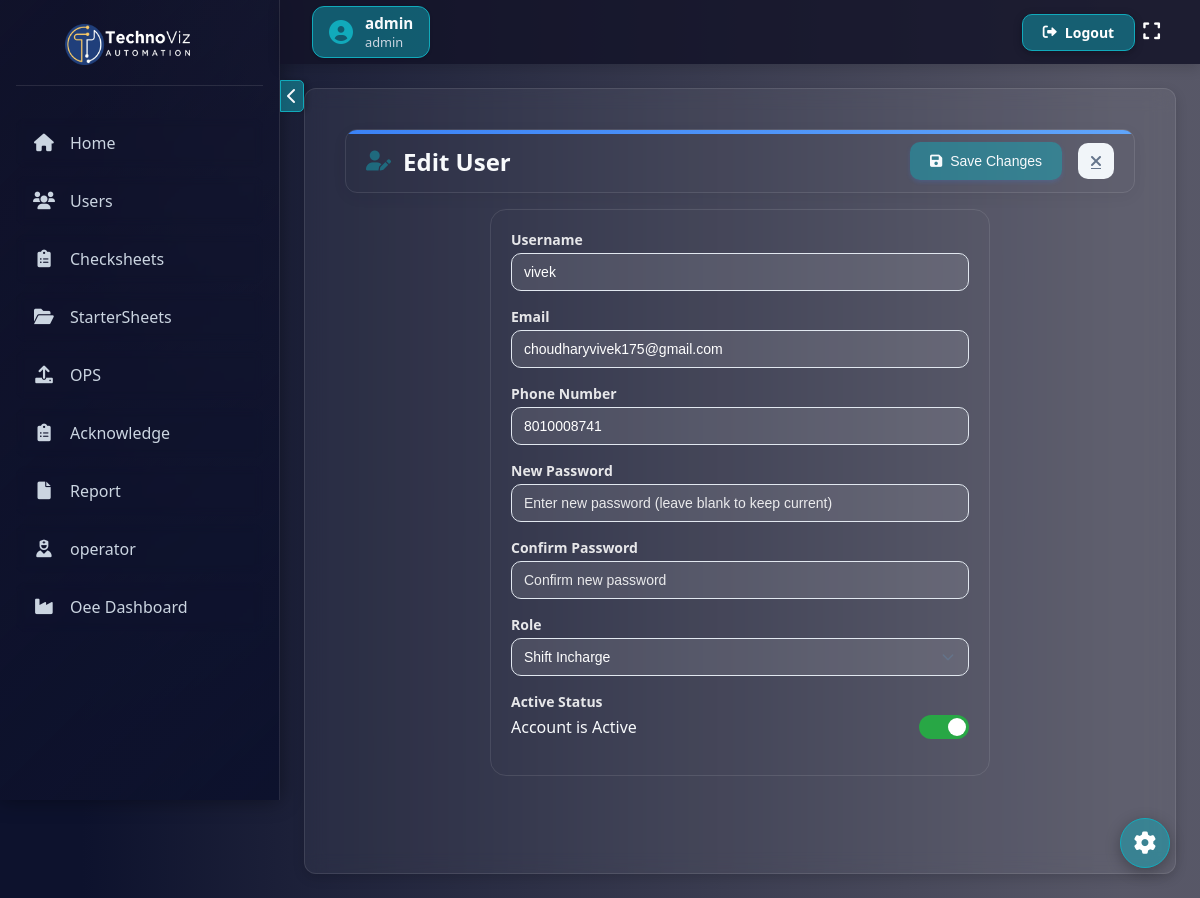
Page /users/edit/2/ (signed in) on the committed database.
### checksheet1/models.py (models this page shows, shortened)
class CustomUser(AbstractUser):
    ROLE_CHOICES = [
        ("admin", "Admin"),
        ("quality_incharge", "Quality Incharge"),
        ("shift_incharge", "Shift Incharge"),
        ("operator", "Operator"),
    ]
    username = models.CharField(max_length=150, unique=False)
    employee_id = models.CharField(max_length=20, unique=True)  # New field
    role = models.CharField(max_length=20, choices=ROLE_CHOICES, default="admin")
    phone_number = models.CharField(max_length=15, blank=True, null=True)
    USERNAME_FIELD = "employee_id"  # Use employee_id for authentication
    REQUIRED_FIELDS = ["username", "email"]  # Keep username for internal use

### checksheet1/views.py (the view, shortened to what this page needs)
# urls.py: path("users/edit/<int:user_id>/", edit_user, name="edit_user"),
@login_required
@user_passes_test(lambda u: u.is_superuser)
def edit_user(request, user_id):
    if request.user.role == "admin":
        checksheets = CheckSheet.objects.all()
        Starter = StarterSheet.objects.all()
    else:
        checksheets = CheckSheet.objects.filter(assigned_users=request.user)
        Starter = StarterSheet.objects.filter(assigned_users=request.user)
    user = get_object_or_404(CustomUser, id=user_id)
    return render(
        request,
        "checksheet/edit_user.html",
        {"user": user, "checksheets": checksheets, "Starter": Starter},
    )

### checksheet1/context_processors.py (called while the page is built)
def pending_requests_count(request):
    if request.user.is_authenticated and request.user.role == "admin":
        count = PasswordResetRequest.objects.filter(status="pending").count()
        return {"pending_requests_count": count}
    return {}

### checksheet1/templatetags/custom_tags.py (called while the page is built)
@register.filter
def has_page_access(user, page_name):
    if user.is_authenticated and user.role == "admin":
        return True  # Admin has all access
    return PageAccess.objects.filter(
        user=user, page_name=page_name, has_access=True
    ).exists()

### checksheet1/templates/checksheet/edit_user.html (shortened to what this page needs)
{% extends 'checksheet/base.html' %}
{% load static %}
{% block extra_css %}
<link rel="stylesheet" href="{% static 'css/edit_user.css' %}">
{% endblock %}
{% block content %}
<div class="page-container">
    <div class="header">
        <h2 class="page-title">
            <i class="fas fa-user-edit"></i>
            Edit User
        </h2>
        <div class="header-actions">
            <button type="button" class="submit-btn" id="submit-btn">
                <i class="fas fa-save"></i>
                Save Changes
            </button>
            <a href="javascript:history.back()" class="back-button">
                <i class="fas fa-times"></i>
            </a>
        </div>
    </div>
    <div class="form-container">
        <form method="post" id="editUserForm" novalidate>
            <div class="form-group">
                <label class="form-label" for="username">Username</label>
                <input
                    type="text"
                    id="username"
                    name="username"
                    required
                    class="form-input"
                    value="{{ user.username }}"
                    placeholder="Enter username"
                >
            </div>
            <div class="form-group">
                <label class="form-label" for="email">Email</label>
                <input
                    type="email"
                    id="email"
                    name="email"
                    required
                    class="form-input"
                    value="{{ user.email }}"
                    placeholder="Enter email address"
                >
            </div>
            <div class="form-group">
                <label class="form-label" for="phone_number">Phone Number</label>
                <input
                    type="tel"
                    id="phone_number"
                    name="phone_number"
                    required
                    class="form-input"
                    value="{{ user.phone_number }}"
                    placeholder="Enter phone number"
                >
            </div>
            <div class="form-group">
                <label class="form-label" for="password">New Password</label>
                <input
                    type="password"
                    id="password"
                    name="password"
                    class="form-input"
                    placeholder="Enter new password (leave blank to keep current)"
                >
            </div>
            <div class="form-group">
                <label class="form-label" for="confirm_password">Confirm Password</label>
                <input
                    type="password"
                    id="confirm_password"
                    name="confirm_password"
                    class="form-input"
                    placeholder="Confirm new password"
                >
            </div>
            <div class="form-group">
                <label class="form-label" for="role">Role</label>
                <select id="role" name="role" required class="form-select">
                    <option value="shift_incharge" {% if user.role == "shift_incharge" %}selected{% endif %}>Shift Incharge</option>
                </select>
            </div>
            <div class="form-group">
                <label class="form-label" for="is_active">Active Status</label>
                <div class="toggle-container">
                    <label for="is_active" class="toggle-label">Account is {% if user.is_active %}Active{% else %}Inactive{% endif %}</label>
                    <label class="toggle-switch">
                        <span class="toggle-slider"></span>
                    </label>
                </div>
            </div>
        </form>
    </div>
</div>
{% endblock %}

### checksheet1/templates/checksheet/base.html (shortened to what this page needs)
<!DOCTYPE html>
<html lang="en">
<head>
    {% load custom_tags %}
    {% load static %}
    <link href="https://cdnjs.cloudflare.com/ajax/libs/font-awesome/6.0.0/css/all.min.css" rel="stylesheet">
    <link rel="stylesheet" href="{% static 'css/base.css' %}">
    {% block extra_css %}
  {% endblock%}
</head>
<body>
    {% if request.user.is_authenticated %}
    <nav class="navbar">
        <div class="navbar-left" style="display: flex; align-items: center;">
            <div class="user-info">
                <i class="fas fa-user-circle"></i>
                <div class="user-details">
                    <span class="user-name">{{ request.user.username }}</span>
                    <span class="user-role">{{ request.user.role|default:"No role" }}</span>
                </div>
            </div>
        </div>
        <a href="{% url 'logout' %}" class="logout-btn">
            <i class="fas fa-sign-out-alt"></i>
            Logout
        </a>
         <button class="fullscreen-btn" onclick="toggleFullScreen()" title="Toggle Full Screen">
                <i class="fas fa-expand"></i>
            </button>
    </nav>
    {% endif %}
    <button class="sidebar-toggle" onclick="toggleSidebar()">
        <i class="fas fa-chevron-left"></i>
    </button>
    <div class="sidebar">
        <div class="sidebar-header">
            <h3>
                <img src="{% static 'images/logo.jpg' %}" alt="Expanded Logo" class="sidebar-logo logo-toggle logo-expanded">
            </h3>
        </div>
        {% if request.user.is_authenticated %}
        {% if request.user|has_page_access:"home" %}
        <a href="{% url 'home' %}"><i class="fas fa-home"></i><span class="sidebar-text">Home</span></a>
        {% endif %}
        {% if request.user|has_page_access:"user_list" %}
        <a href="{% url 'user_list' %}"><i class="fas fa-users"></i><span class="sidebar-text">Users</span></a>
        {% endif %}
        {% if request.user|has_page_access:"all_checksheets" %}
        <a href="{% url 'all_checksheets' %}"><i class="fas fa-clipboard-list"></i><span class="sidebar-text">Checksheets</span></a>
        {% endif %}
        {% if request.user|has_page_access:"all_startersheet" %}
        <a href="{% url 'all_startersheet' %}"><i class="fas fa-folder-open"></i><span class="sidebar-text">StarterSheets</span></a>
        {% endif %}
        {% if request.user|has_page_access:"upload_poc" %}
        <a href="{% url 'upload_poc' %}"><i class="fas fa-upload"></i><span class="sidebar-text">OPS</span></a>
        {% endif %}
        {% if request.user|has_page_access:"acknowledgment_list" %}
        <a href="{% url 'acknowledgment_list' %}"><i class="fas fa-clipboard-list"></i><span class="sidebar-text">Acknowledge</span></a>
        {% endif %}
        {% if request.user|has_page_access:"report" %}
        <a href="{% url 'report' %}"><i class="fas fa-file"></i><span class="sidebar-text">Report</span></a>
        {% endif %}
        <a href="{% url 'operator_dashboard' %}"><i class="fa-solid fa-user-nurse"></i><span class="sidebar-text">operator</span></a>
        <a href="http://abhay188.pythonanywhere.com/"><i class="fa-solid fa-industry"></i><span class="sidebar-text">Oee Dashboard</span></a>
        {% endif %}
    </div>
    <div class="content">
        <div class="content-inner">
            {% block content %}{% endblock %}
        </div>
        <div class="settings-float" id="settingsFloat">
            <i class="fas fa-cog"></i>
        </div>
    </div>
</body>
</html>

### checksheet1/static/css/edit_user.css (style rules this page uses)
.page-container { max-width: 1200px; margin: 0 auto; padding: 16px; min-height: calc(100vh - 64px); animation: fadeIn 0.5s ease; }
.header { display: flex; justify-content: space-between; align-items: center; padding: 12px 20px; margin-bottom: 16px; border: 1px solid rgba(255, 255, 255, 0.1); border-radius: 12px; box-shadow: 0 4px 15px rgba(0, 0, 0, 0.05); position: relative; overflow: hidden; }
.header:before { content: ''; position: absolute; top: 0; left: 0; width: 100%; height: 4px; background: linear-gradient(90deg, #3b82f6, #60a5fa); }
.page-title { color: var(--text-light); font-size: 1.5rem; font-weight: 700; display: flex; align-items: center; gap: 12px; }
.page-title i { color: #3b82f6; font-size: 1.25rem; -webkit-text-fill-color: var(--accent-color); }
.header-actions { display: flex; align-items: center; gap: 16px; }
.back-button { display: flex; align-items: center; justify-content: center; width: 36px; height: 36px; border-radius: 10px; background-color: #f1f5f9; color: #64748b; border: none; cursor: pointer; transition: all 0.3s; }
.form-container { border-radius: 16px; border: 1px solid rgba(255, 255, 255, 0.1); padding: 20px; transition: transform 0.3s ease; max-width: 500px; margin: 0 auto; }
.form-group { margin-bottom: 16px; }
.form-label { display: block; font-weight: 600; margin-bottom: 4px; color: #ffffffe0; font-size: 0.875rem; }
.form-input, .form-select { width: 100%; padding: 8px 12px; border: 1px solid #e2e8f0; border-radius: 10px; font-size: 0.875rem; color: white; transition: all 0.3s; background-color: rgba(255, 255, 255, 0.1); height: 38px; box-sizing: border-box; }
.form-select option { background: #1e293b; }
.form-select { appearance: none; background-repeat: no-repeat; background-position: right 12px center; background-size: 16px; }
.submit-btn { display: flex; align-items: center; gap: 8px; padding: 8px 20px; background: var(--accent-color); color: var(--text-color); border: none; border-radius: 10px; font-size: 0.875rem; font-weight: 500; cursor: pointer; transition: all 0.3s ease; box-shadow: 0 2px 4px rgba(59, 130, 246, 0.2); height: 38px; }
.form-input::placeholder { color: #ffffffe0; }
.toggle-container { display: flex; align-items: center; }
.toggle-label { margin-right: 10px; font-size: 1rem; color: var(--text-light); }
.toggle-switch { position: relative; display: inline-block; width: 50px; height: 24px; }
.toggle-slider { position: absolute; cursor: pointer; top: 0; left: 0; right: 0; bottom: 0; background-color: #dc3545; transition: 0.4s; border-radius: 24px; }
.toggle-slider:before { position: absolute; content: ""; height: 18px; width: 18px; left: 3px; bottom: 3px; background-color: white; transition: 0.4s; border-radius: 50%; }
input:checked + .toggle-slider { background-color: #28a745; }
input:checked + .toggle-slider:before { transform: translateX(26px); }

### rows in the picture
CustomUser: user.username "admin", user.role "admin"
CustomUser: username "vivek", email "choudharyvivek175@gmail.com", phone_number "8010008741", role "Shift Incharge"
